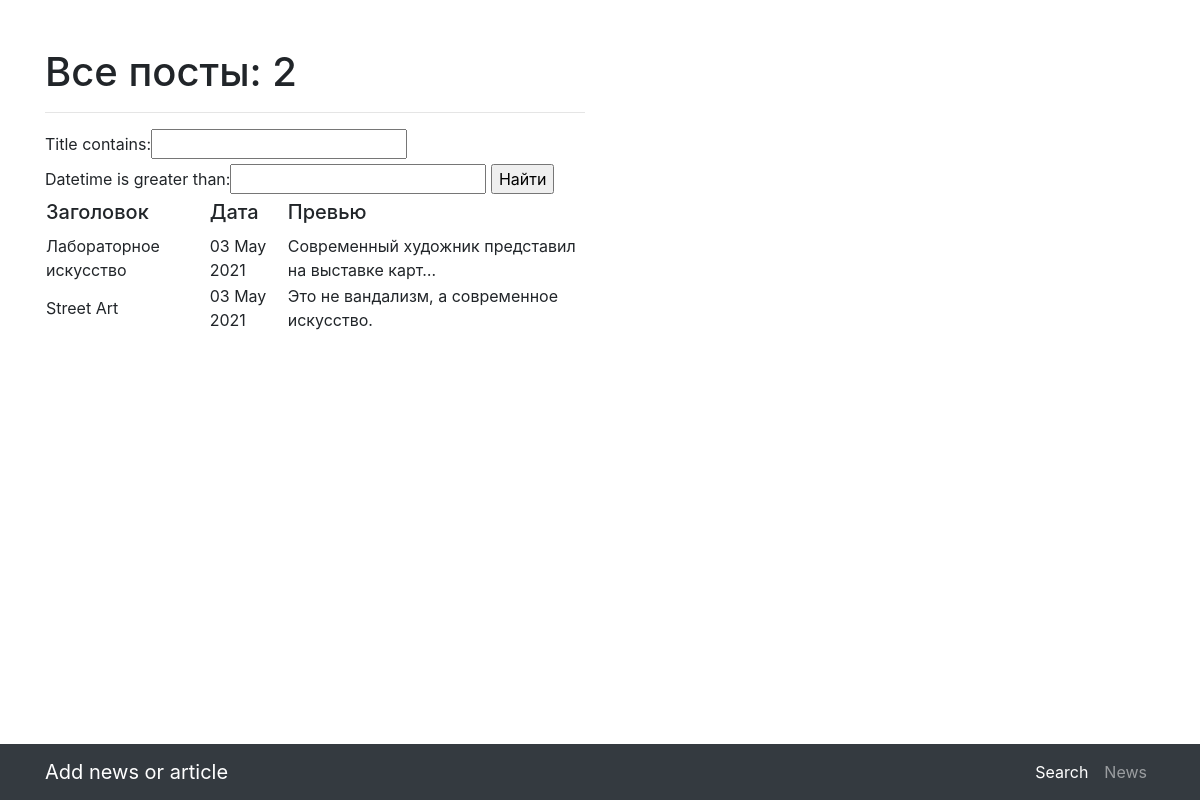
The page /home/search on the database as committed earlier.
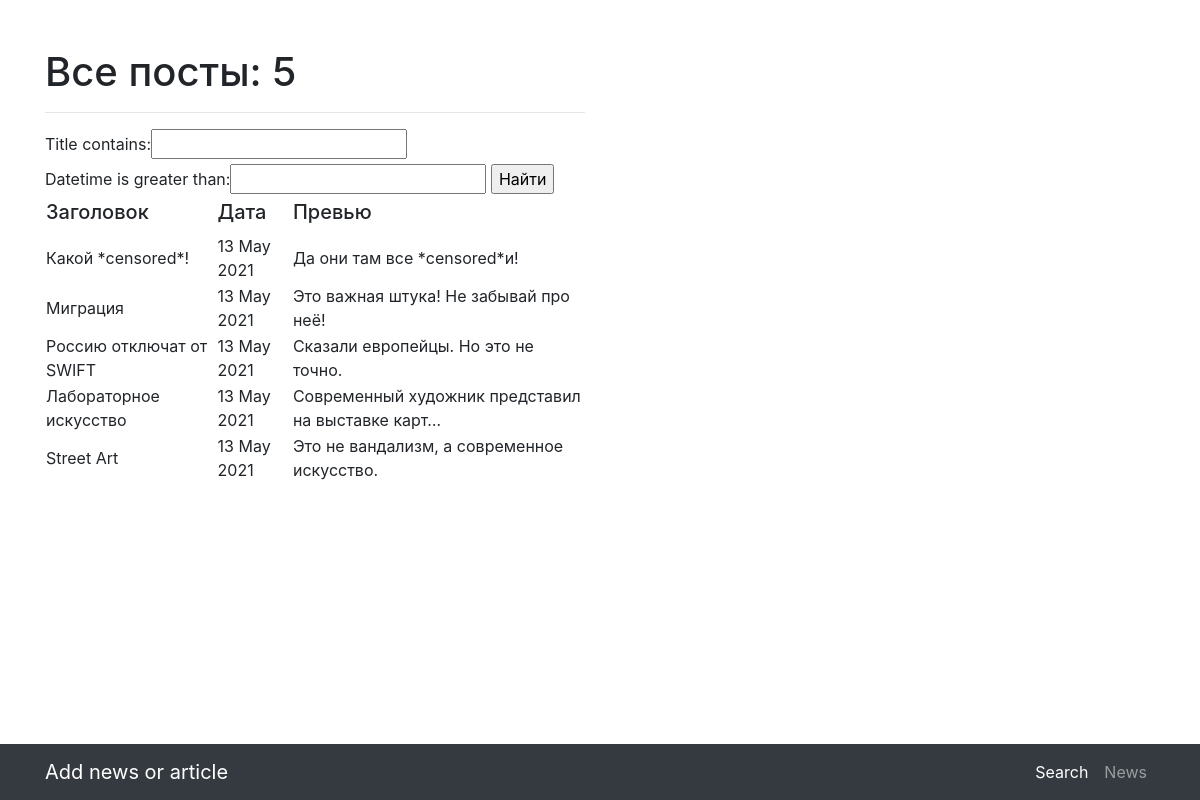
The same page on the database as committed later.
### news/models.py (models this page shows, shortened)
class Post(models.Model):
    author = models.ForeignKey(Author, on_delete = models.CASCADE)
    ARTICLE = 'AR'
    NEWS = 'NW'
    POSTTYPE = [
        (ARTICLE, 'article'),
        (NEWS, 'news'),
    ]
    post_type = models.CharField(
        max_length=2,
        choices=POSTTYPE,
        default=NEWS,
    )
    datetime = models.DateTimeField(auto_now_add = True)
    cathegory = models.ManyToManyField(Cathegory, through = 'PostCathegory')
    title = models.CharField(max_length = 128)
    text = models.TextField(default = '')
    post_ranking = models.FloatField(default = 0.0)

### news/views.py (the view)
# urls.py: path('search', NewsSearch.as_view())]
class NewsSearch(ListView):
    model = Post
    template_name = 'search.html'
    context_object_name = 'news'
    ordering = ['-datetime']
    paginate_by = 5
    def get_context_data(self, **kwargs):  # забираем отфильтрованные объекты переопределяя метод get_context_data у наследуемого класса (привет, полиморфизм, мы скучали!!!)
        context = super().get_context_data(**kwargs)
        context['filter'] = PostFilter(self.request.GET, queryset=self.get_queryset())  # вписываем наш фильтр в контекст
        return context

### news/templatetags/custom_filters.py (called while the page is built)
@register.filter(name='censor')
def censor(value):
    for i in censor_list:
        value = value.replace(i, '*censored*')
    return value

### templates/search.html (shortened to what this page needs)
{% extends 'flatpages/default.html' %}
{% load custom_filters %}
{% block title %}
Все посты: {{ news|length }}
{% endblock title %}
{% block content %}
    <hr>
    {% if news %}
<form method="GET">
    {{ filter.form }}
    <input type="submit" value="Найти">
</form>
        <table>
            <tr>
                <td><h5>Заголовок </h5></td>
                <td><h5>Дата      </h5></td>
                <td><h5>Превью</h5></td>
            </tr>
        {% for newsdetail in filter.qs  %}
            <tr>
                <td>{{newsdetail.title|censor}}</td>
                <td>{{newsdetail.datetime|date:'d M Y' }}</td>
                <td>{{newsdetail.text|censor|truncatechars:50}}</td>
            </tr>
        {% endfor %}
        </table>
    {% else %}
        <h2> нет постов </h2>
    {% endif %}
{% endblock content %}

Rows that differ between the two databases and show on the page:
added Post: title|censor "Какой *censored*!", datetime "13 May 2021", text|censor "Да они там все *censored*и!"
added Post: title|censor "Миграция", datetime "13 May 2021", text|censor "Это важная штука! Не забывай про неё!"
added Post: title|censor "Россию отключат от SWIFT", datetime "13 May 2021", text|censor "Сказали европейцы. Но это не точно."
changed Post "Лабораторное искусство": datetime "03 May 2021" → "13 May 2021"
changed Post "Street Art": datetime "03 May 2021" → "13 May 2021"
Other text that changed with them:
{{ news|length }}: "2" → "5"
